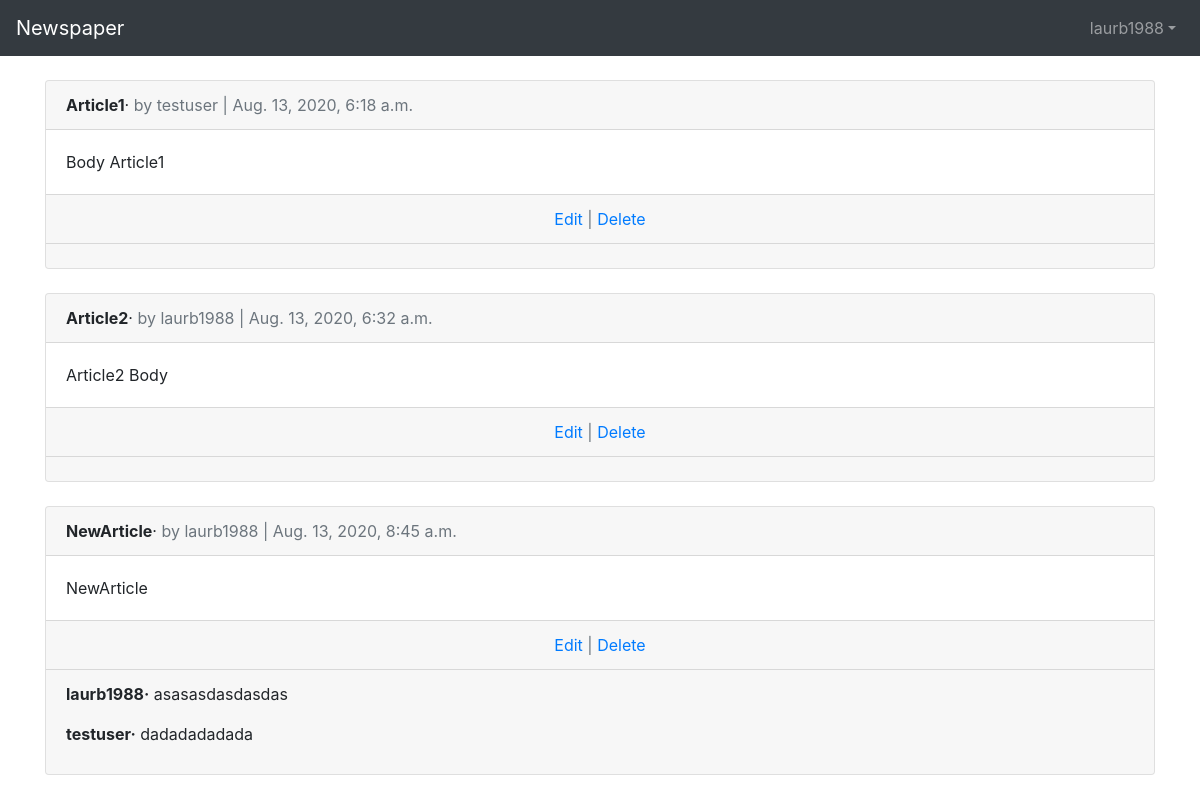
The page /articles/ (signed in) on the database its author committed.
### users/models.py (models this page shows)
class CustomUser(AbstractUser):
    age = models.PositiveIntegerField(null=True, blank=True)

### articles/models.py (models this page shows, shortened)
class Article(models.Model):
    title = models.CharField(max_length=255)
    body = models.TextField()
    date = models.DateTimeField(auto_now_add=True)
    author = models.ForeignKey(
        get_user_model(),
        on_delete=models.CASCADE,
    )

class Comment(models.Model):
    article = models.ForeignKey(Article, on_delete=models.CASCADE, related_name='comments')
    comment = models.CharField(max_length=150)
    author = models.ForeignKey(get_user_model(), on_delete=models.CASCADE)
    def __str__(self):
        return self.comment

### articles/views.py (the view)
# urls.py: path('', ArticleListView.as_view(), name='article_list')
class ArticleListView(LoginRequiredMixin, ListView):
    model = Article
    template_name = 'article_list.html'
    login_url = 'login'

### users/templates/article_list.html (shortened to what this page needs)
{% extends 'base.html' %}
{% block content %}
{% for article in object_list %}
<div class="card">
    <div class="card-header">
        <span class="font-weight-bold">{{ article.title }}</span>&middot;
        <span class="text-muted">by {{ article.author }} | {{ article.date }}</span>
    </div>
    <div class="card-body">
        {{ article.body }}
    </div>
    <div class="card-footer text-center text-muted">
        <a href="{% url 'article_edit' article.pk %}">Edit</a> | <a href="{% url 'article_delete' article.pk %}">Delete</a>
    </div>
    <div class="card-footer">
        {% for comment in article.comments.all %}
            <p>
                <span class="font-weight-bold">{{comment.author}}&middot;</span>
                {{comment}}
            </p>
        {% endfor %}
    </div>
</div>
<br />
{% endfor %}
{% endblock content %}

### users/templates/base.html (shortened to what this page needs)
<!DOCTYPE html>
<html lang="en">
<head>
    <link rel="stylesheet" href="https://stackpath.bootstrapcdn.com/bootstrap/4.1.3/css/bootstrap.min.css">
</head>
<body>
<nav class="navbar navbar-expand-md navbar-dark bg-dark mb-4">
    <a href="{% url 'home' %}" class="navbar-brand">Newspaper</a>
    <div class="collapse navbar-collapse" id="navbarCollapse">
        {% if user.is_authenticated %}
        <ul class="navbar-nav ml-auto">
            <li class="nav-item">
                <a href="#" class="nav-link dropdown-toggle" id="userMenu" data-toggle="dropdown" aria-haspopup="true" aria-expanded="false">{{ user.username }}</a>
            </li>
        </ul>
        {% else %}
        <form class="form-inline ml-auto">
            <a href="{% url 'login' %}" class="btn btn-outline-secondary">Log In</a>
            <a href="{% url 'signup' %}" class="btn btn-primary ml-2">Sign Up</a>
        </form>
        {% endif %}
    </div>
</nav>
    <div class="container">
        {% block content %}
        {% endblock content%}
    </div>
</body>
</html>

### rows shown on the page
CustomUser: username "laurb1988"
Article: title "Article1", author "testuser", date "Aug. 13, 2020, 6:18 a.m.", body "Body Article1"
Article: title "Article2", author "laurb1988", date "Aug. 13, 2020, 6:32 a.m.", body "Article2 Body"
Article: title "NewArticle", author "laurb1988", date "Aug. 13, 2020, 8:45 a.m.", body "NewArticle"
Comment: author "laurb1988", comment "asasasdasdasdas"
Comment: author "testuser", comment "dadadadadada"
